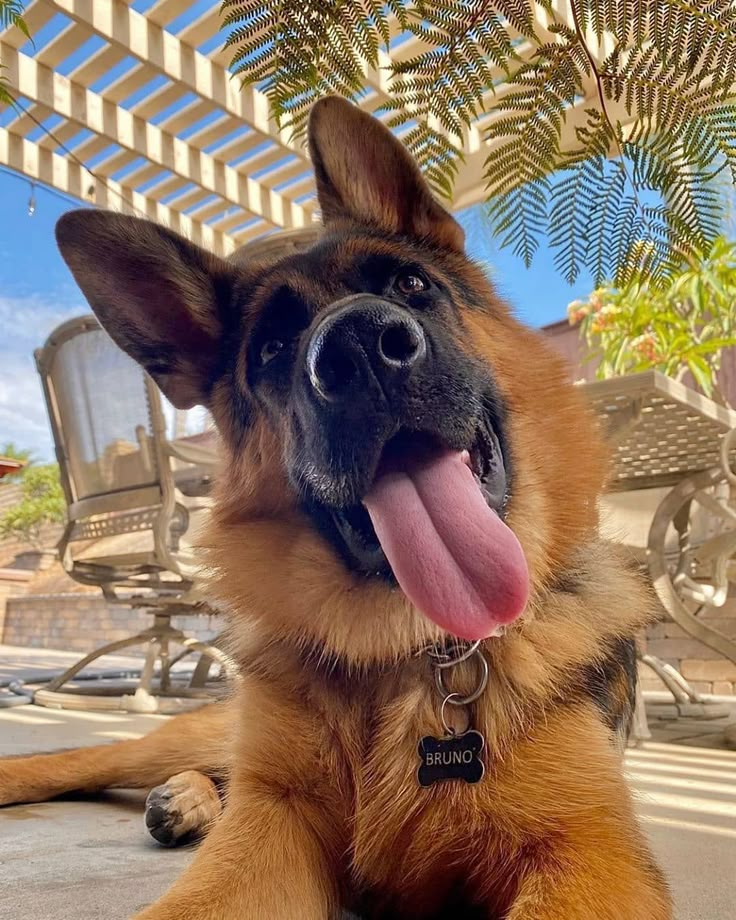
#> input picture ass/im1.jpeg, 736 x 920 px, found by its file name
$ python -i ToolKit.py   (imports and definitions only)
#> lines starting #> are read from the running program, lines starting #| are printed output that depends on the picture
import cv2 as cv

def image_processing():
    path = "/Users/joy0x1/Downloads/UIU Mariner/Assignment/Ass2/ass/im1.jpeg"
    img = cv.imread(path)
#> img is the input picture: shape (920, 736, 3); mean B, G, R 95.7, 116, 140.2
    imgray = cv.cvtColor(img, cv.COLOR_BGR2GRAY) # this one gonna be used for gray color -,-
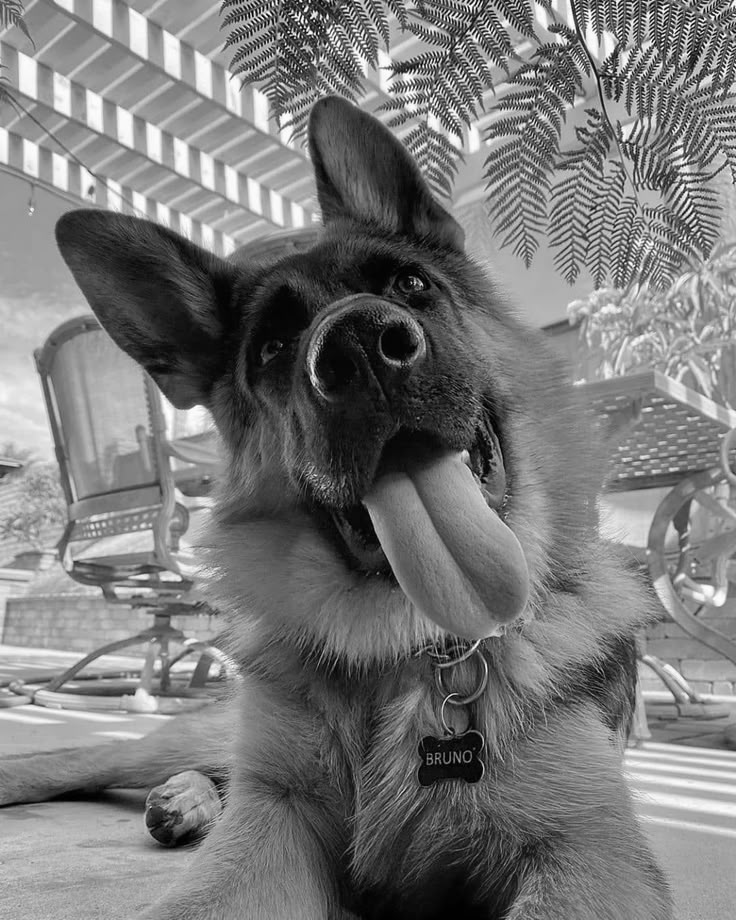
#> imgray: shape (920, 736); min 0, max 255, mean 120.9
    # imgray = cv.cvtColor(img, cv.COLOR_BGR2RGB) # this one gonna be used for rbg color
    blur = cv.GaussianBlur(img, (7,7),0)
    resize = cv.resize(img, (500,500))
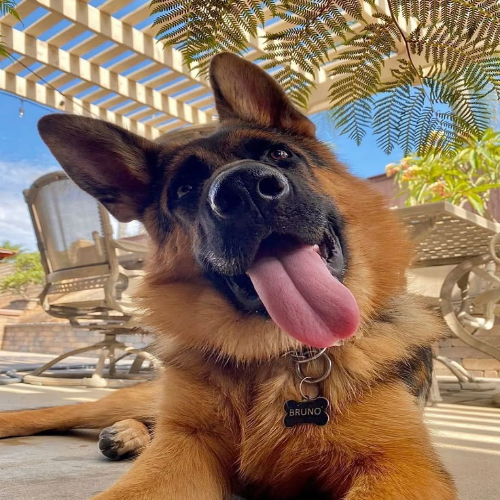
#> resize: shape (500, 500, 3); mean B, G, R 95.6, 115.9, 140.1
    rotate = cv.rotate(img, cv.ROTATE_90_CLOCKWISE)
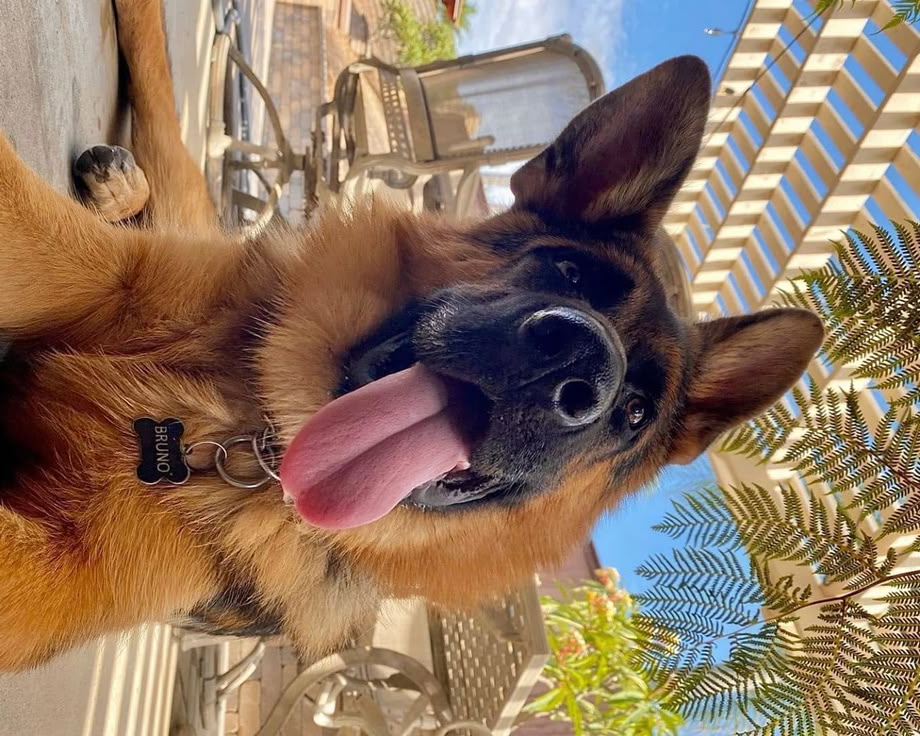
#> rotate: shape (736, 920, 3); mean B, G, R 95.7, 116, 140.2
    cv.imshow("Original", img)
    cv.imshow("Grayscale", imgray)
    cv.imshow("Blur", blur)
    cv.imshow("Resize", resize)
    cv.imshow("Rotate", rotate)
    cv.waitKey(0)
    cv.destroyAllWindows()

>>> result = image_processing()
